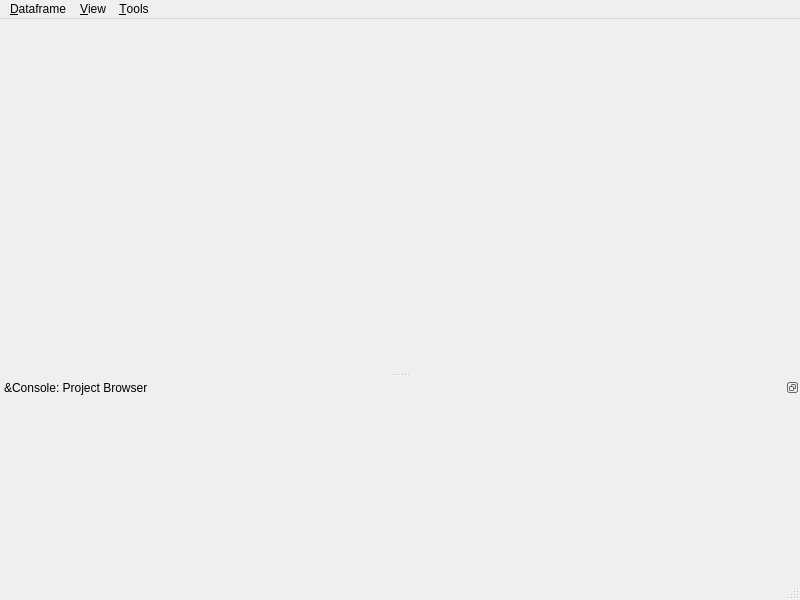
<?xml version="1.0" encoding="UTF-8"?>
<ui version="4.0">
 <class>MainWindow</class>
 <widget class="QMainWindow" name="MainWindow">
  <property name="geometry">
   <rect>
    <x>0</x>
    <y>0</y>
    <width>800</width>
    <height>600</height>
   </rect>
  </property>
  <property name="windowTitle">
   <string>MainWindow</string>
  </property>
  <widget class="QWidget" name="centralwidget"/>
  <widget class="QMenuBar" name="menubar">
   <property name="geometry">
    <rect>
     <x>0</x>
     <y>0</y>
     <width>800</width>
     <height>22</height>
    </rect>
   </property>
   <widget class="QMenu" name="menuDataframe">
    <property name="title">
     <string>&amp;Dataframe</string>
    </property>
    <widget class="QMenu" name="menuSave_current_tab">
     <property name="title">
      <string>Save current tab</string>
     </property>
     <addaction name="separator"/>
     <addaction name="actionto_pickle_tab"/>
     <addaction name="actionto_csv_tab"/>
     <addaction name="actionto_excel_tab"/>
    </widget>
    <widget class="QMenu" name="menuSave_all_tabs">
     <property name="title">
      <string>Export root</string>
     </property>
     <addaction name="actionto_pickle"/>
     <addaction name="actionto_csv"/>
     <addaction name="actionto_excel"/>
    </widget>
    <addaction name="actionDataframe_editor"/>
    <addaction name="separator"/>
    <addaction name="actionUpdate_all_tabs"/>
    <addaction name="actionUpdate_current_tab"/>
    <addaction name="separator"/>
    <addaction name="menuSave_current_tab"/>
    <addaction name="menuSave_all_tabs"/>
    <addaction name="separator"/>
    <addaction name="actionSave_to_project"/>
   </widget>
   <widget class="QMenu" name="menuView">
    <property name="title">
     <string>&amp;View</string>
    </property>
    <addaction name="actionCurrent_tab_filter_history"/>
    <addaction name="actionViewCurrent_dataframe"/>
    <addaction name="separator"/>
    <addaction name="actionConsole"/>
   </widget>
   <widget class="QMenu" name="menuTools">
    <property name="title">
     <string>&amp;Tools</string>
    </property>
    <addaction name="actionLink_viewers"/>
   </widget>
   <addaction name="menuDataframe"/>
   <addaction name="menuView"/>
   <addaction name="menuTools"/>
  </widget>
  <widget class="QStatusBar" name="statusbar"/>
  <widget class="QDockWidget" name="dockConsole">
   <property name="minimumSize">
    <size>
     <width>68</width>
     <height>200</height>
    </size>
   </property>
   <property name="features">
    <set>QDockWidget::DockWidgetFloatable|QDockWidget::DockWidgetMovable</set>
   </property>
   <property name="windowTitle">
    <string>&amp;Console: Project Browser</string>
   </property>
   <attribute name="dockWidgetArea">
    <number>8</number>
   </attribute>
   <widget class="QWidget" name="dockWidgetContents"/>
  </widget>
  <action name="actionDataframe_editor">
   <property name="text">
    <string>Dataframe editor</string>
   </property>
  </action>
  <action name="actionConsole">
   <property name="checkable">
    <bool>true</bool>
   </property>
   <property name="text">
    <string>&amp;Console</string>
   </property>
  </action>
  <action name="actionCurrent_tab_filter_history">
   <property name="text">
    <string>Current tab &amp;filter history</string>
   </property>
  </action>
  <action name="actionUpdate_current_tab">
   <property name="text">
    <string>Update current tab</string>
   </property>
  </action>
  <action name="actionUpdate_all_tabs">
   <property name="text">
    <string>Update all tabs</string>
   </property>
  </action>
  <action name="actionto_pickle_tab">
   <property name="text">
    <string>&amp;to pickle</string>
   </property>
   <property name="toolTip">
    <string>Save current tab as a python pickle</string>
   </property>
  </action>
  <action name="actionto_csv_tab">
   <property name="text">
    <string>to &amp;csv</string>
   </property>
  </action>
  <action name="actionto_excel_tab">
   <property name="text">
    <string>to &amp;excel</string>
   </property>
  </action>
  <action name="actionto_pickle">
   <property name="text">
    <string>&amp;to pickle</string>
   </property>
  </action>
  <action name="actionto_excel">
   <property name="text">
    <string>to &amp;excel</string>
   </property>
  </action>
  <action name="actionto_csv">
   <property name="text">
    <string>to &amp;csv</string>
   </property>
  </action>
  <action name="actionLink_viewers">
   <property name="text">
    <string>&amp;Link viewers</string>
   </property>
  </action>
  <action name="actionSave_to_project">
   <property name="text">
    <string>Save to project</string>
   </property>
  </action>
  <action name="actionViewCurrent_dataframe">
   <property name="text">
    <string>Current dataframe</string>
   </property>
  </action>
 </widget>
 <resources/>
 <connections>
  <connection>
   <sender>actionConsole</sender>
   <signal>toggled(bool)</signal>
   <receiver>dockConsole</receiver>
   <slot>setVisible(bool)</slot>
   <hints>
    <hint type="sourcelabel">
     <x>-1</x>
     <y>-1</y>
    </hint>
    <hint type="destinationlabel">
     <x>399</x>
     <y>558</y>
    </hint>
   </hints>
  </connection>
 </connections>
</ui>
